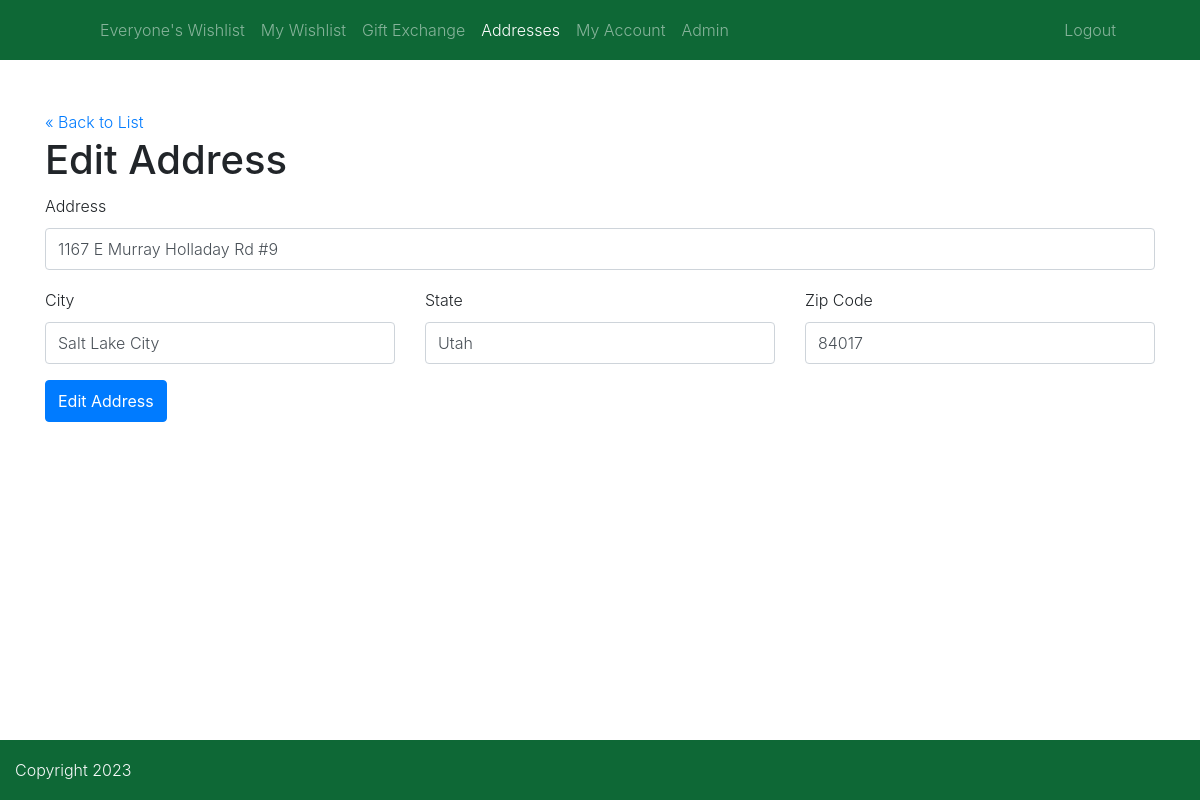
The page /addresses/edit.php?id=2 (signed in) on the database its author committed.
### tables this page shows
CREATE TABLE `address` (
  `id` int(11) NOT NULL,
  `street` varchar(255) DEFAULT NULL,
  `city` varchar(255) DEFAULT NULL,
  `state` varchar(255) DEFAULT NULL,
  `zip` varchar(10) DEFAULT NULL
);

### private/classes/databaseobject.class.php (called while the page is built, shortened)
<?php
class DatabaseObject
{
    protected static $database;
    protected static $table_name = "";
    public static function set_database($database)
    {
        self::$database = $database;
    }
    public static function find_by_sql($sql)
    {
        $result = self::$database->query($sql);
        $object_array = [];
        while ($record = $result->fetch_assoc()) {
            $object_array[] = static::instantiate($record);
        }
        return $object_array;
    }
    public static function find_by_id($id)
    {
        $sql = "SELECT * FROM " . static::$table_name . " ";
        $sql .= "WHERE id='" . self::$database->escape_string($id) . "'";
        $obj_array = static::find_by_sql($sql);
        if (!empty($obj_array)) {
            return array_shift($obj_array);
        } else {
            return false;
        }
    }
    protected static function instantiate($record)
    {
        $object = new static();
        foreach ($record as $property => $value) {
            if (property_exists($object, $property)) {
                $object->$property = $value;
            }
        }
        return $object;
    }
}

### private/functions.php (called while the page is built, shortened)
<?php
function h($string="")
{
    return htmlspecialchars($string);
}

### html/addresses/form_fields.php (the view, shortened to what this page needs)
<div class="form-group">
	<label for="inputAddress">Address</label>
	<input type="text" name="address[street]" class="form-control"
		value="<?php echo h($address->street); ?>" id="inputAddress">
</div>
<div class="row">
	<div class="form-group col-md-4">
		<label for="inputCity">City</label>
		<input type="text" name="address[city]" class="form-control"
			value="<?php echo h($address->city); ?>" id="inputCity">
	</div>
	<div class="form-group col-md-4">
		<label for="inputState">State</label>
		<input type="text" name="address[state]" class="form-control"
			value="<?php echo h($address->state); ?>"
			id="inputState">
	</div>
	<div class="form-group col-md-4">
		<label for="inputZip">Zip Code</label>
		<input type="text" name="address[zip]" class="form-control"
			value="<?php echo h($address->zip); ?>" id="inputZip"
			pattern="[0-9]{5}" title="5 digit zip code">
	</div>
</div>

### rows shown on the page
address: street "1167 E Murray Holladay Rd #9", city "Salt Lake City", state "Utah", zip "84017"
